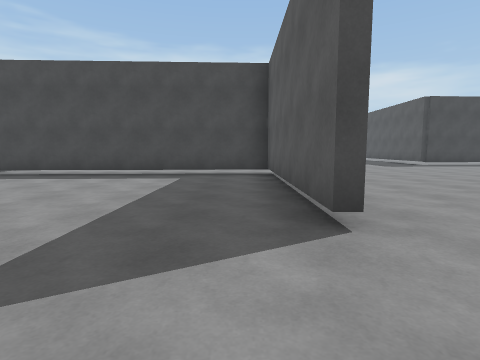
View 1 (above)

24 first-person views from a walk through a Unity game level. The camera is 1.2 m above the floor, tilts 6° down and sees 80° across. The floor is counted in squares, 2 m on a side. Each view is taken from the middle of a square. On the plan, view 1 faces up. The plan holds only what a view shows up to about 9 squares ahead; the rest is blank. The place goes on beyond the plan. The player is left out.

View 2
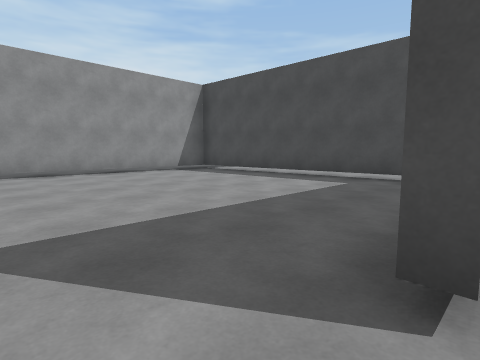

View 3
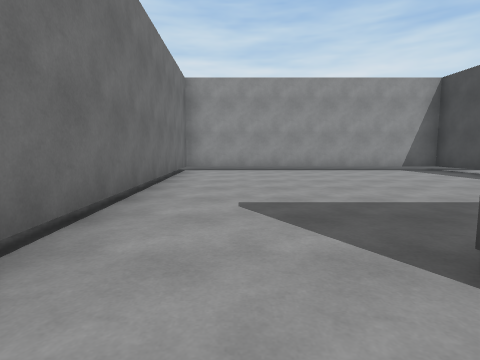

View 4
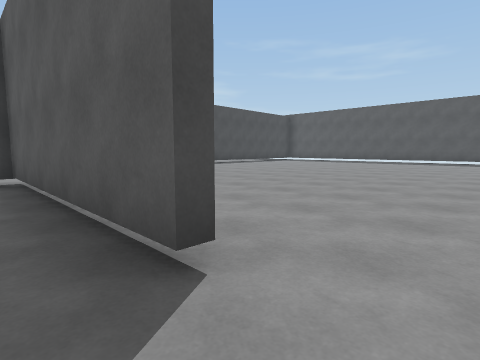

View 5
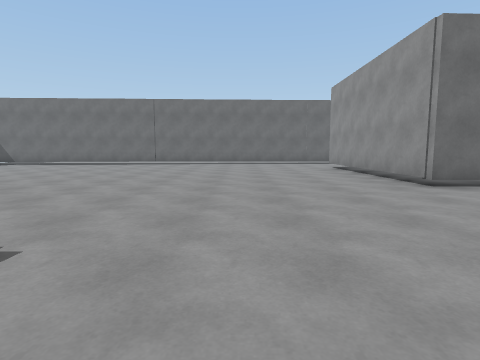

View 6
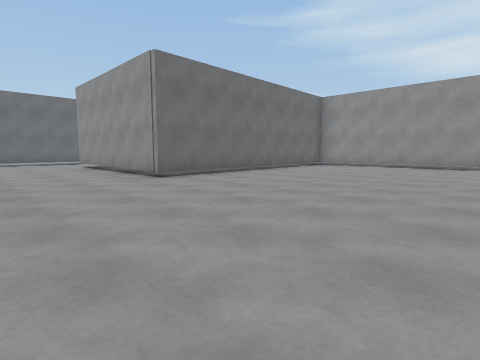

View 7
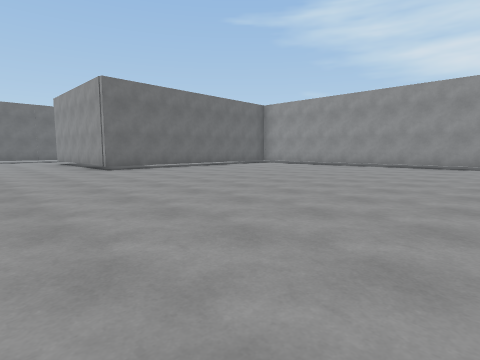

View 8
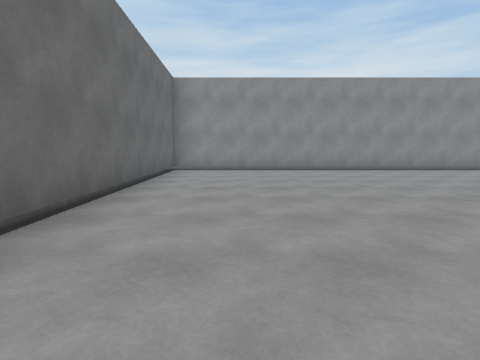

View 9
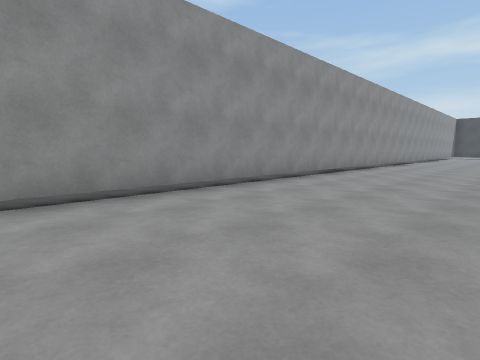

View 10
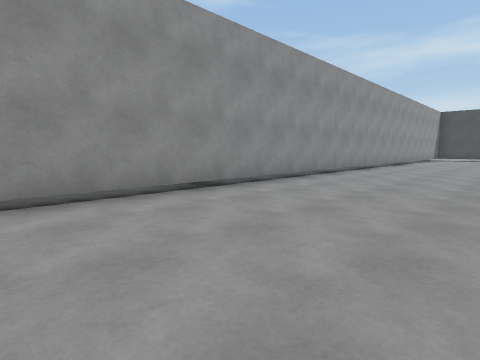

View 11
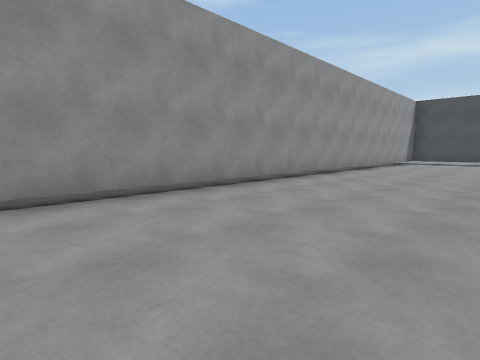

View 12
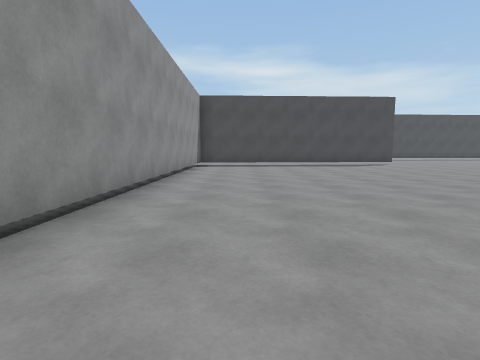

View 13
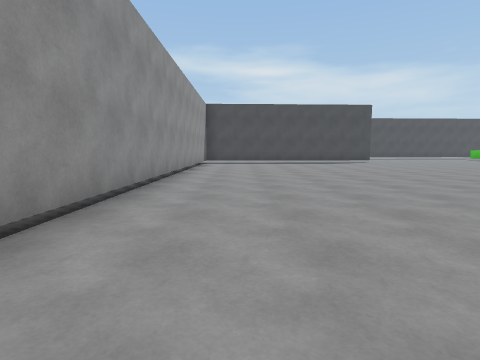

View 14
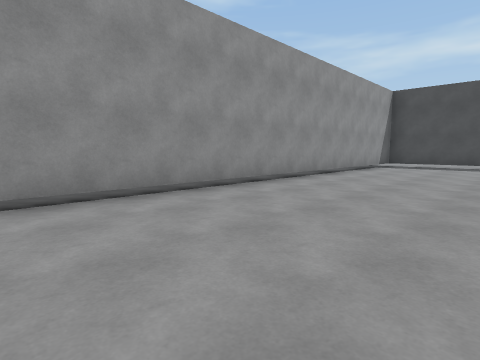

View 15
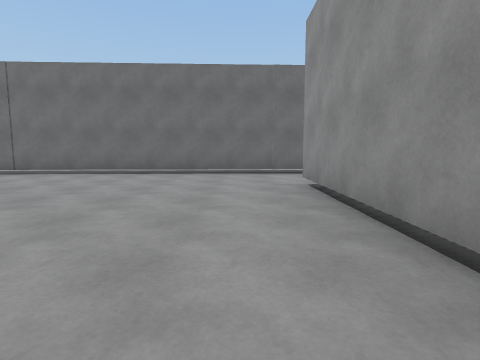

View 16
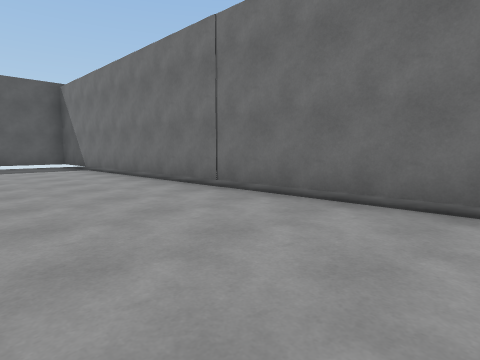

View 17
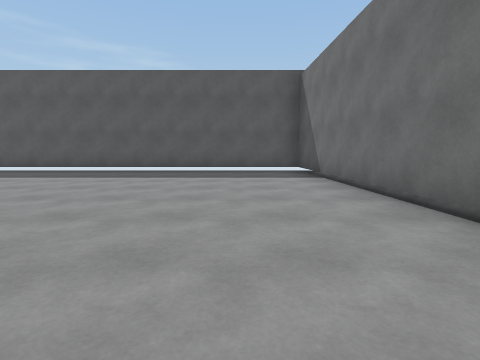

View 18
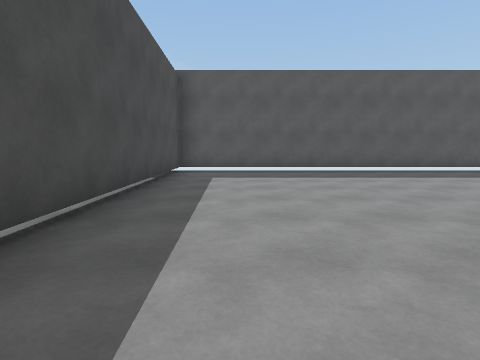

View 19
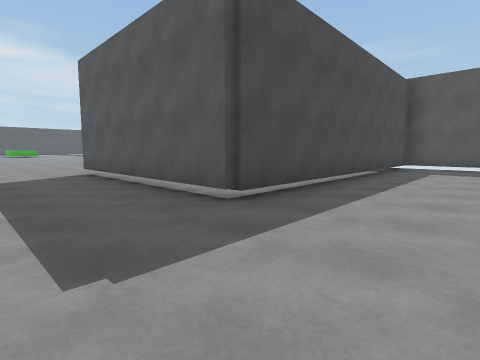

View 20
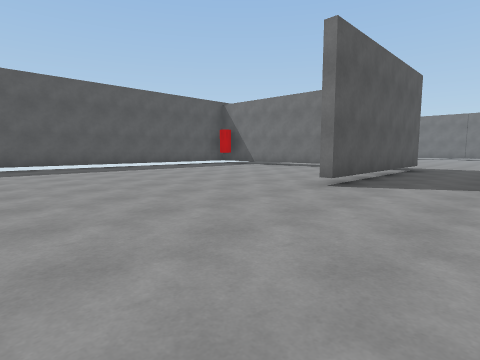

View 21
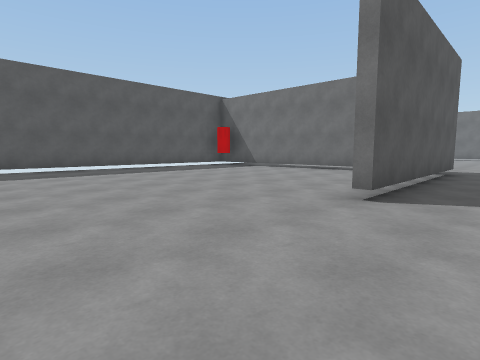

View 22
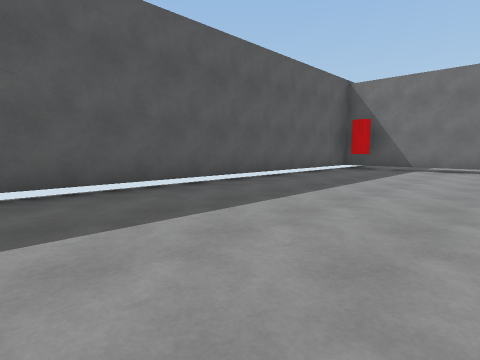

View 23
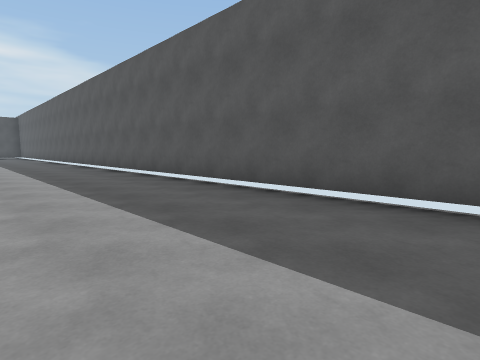

View 24
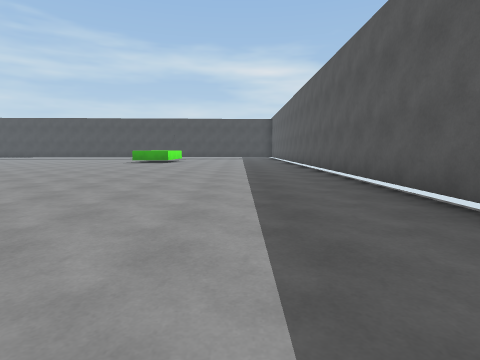

### Floor plan
Key: @ floor where view 1 was taken; # wall or solid block; . floor; T thing the floor can be seen under or through.
Columns run from 8 left of view 1 to 16 right of it. Each row starts with its distance up from view 1.
 35   ...
 34  #.........
 33  #.........
 32  #.........   ..........#
 31  #.........   ..........#
 30  #........     .........#
 29  #.......       ........#
 28  #......         .......#
 27  #......         .......#
 26  #.....           ......#
 25  #....             .....#
 24  #....              ....#
 23  #....              ....#
 22  #....              ....#
 21  #....       ...........#
 20  #....       ...........#
 19  #....       ...........#
 18  #....       ...........#
 17  #....       ...........#
 16  #.... ........#........#
 15  #.............T........#
 14  #.............T........#
 13  #.............T........#
 12  #.............T.########
 11  #.............TT ......#
 10  #......................#
  9  #......................#
  8  #......................#
  7  #TTTTTTTT..............#
  6  #.......#..............#
  5 .#.......#..............#
  4 .#.......#..............#
  3 .#.......#..............#
  2 .#......................#
  1  #......................#
  0  #......@################
 -1  #########.........
 -2         ....

Where each view was taken, in squares from view 1:
view 1: 0 up, 0 right, facing up
view 2: 1 up, 1 right, facing up-left
view 3: 1 up, 2 right, facing left
view 4: 1 up, 0 right, facing up-right
view 5: 12 up, 4 right, facing down
view 6: 13 up, 4 right, facing down-left
view 7: 16 up, 4 right, facing down-left
view 8: 9 up, 2 right, facing left
view 9: 12 up, 3 left, facing up-left
view 10: 17 up, 3 left, facing up-left
view 11: 22 up, 3 left, facing up-left
view 12: 25 up, 5 left, facing up
view 13: 23 up, 5 left, facing up
view 14: 25 up, 3 left, facing up-left
view 15: 7 up, 2 right, facing down
view 16: 3 up, 4 right, facing down-right
view 17: 2 up, 7 right, facing right
view 18: 10 up, 7 right, facing right
view 19: 9 up, 5 right, facing up-right
view 20: 21 up, 5 right, facing down-right
view 21: 20 up, 6 right, facing down-right
view 22: 21 up, 11 right, facing down-right
view 23: 19 up, 12 right, facing up-right
view 24: 23 up, 13 right, facing up
